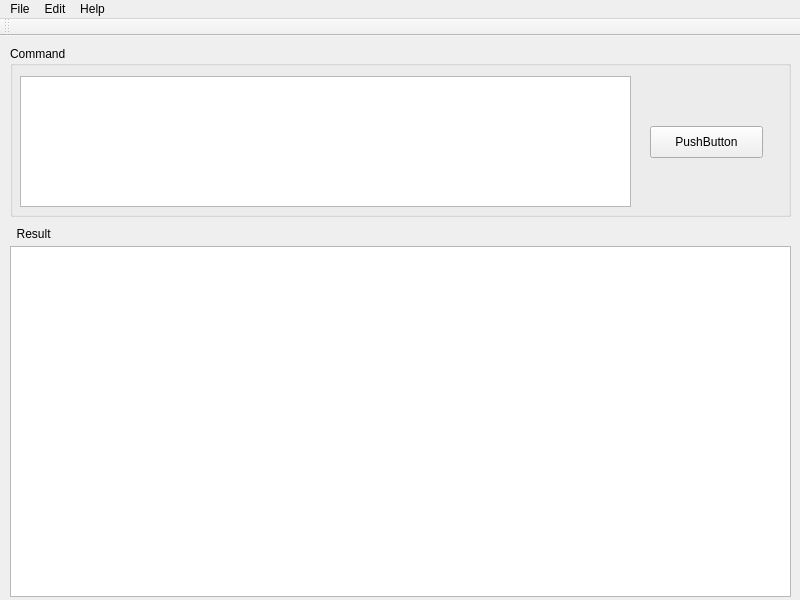
<?xml version="1.0" encoding="UTF-8"?>
<ui version="4.0">
 <class>MainWindow</class>
 <widget class="QMainWindow" name="MainWindow">
  <property name="geometry">
   <rect>
    <x>0</x>
    <y>0</y>
    <width>800</width>
    <height>600</height>
   </rect>
  </property>
  <property name="sizePolicy">
   <sizepolicy hsizetype="Preferred" vsizetype="Preferred">
    <horstretch>0</horstretch>
    <verstretch>0</verstretch>
   </sizepolicy>
  </property>
  <property name="minimumSize">
   <size>
    <width>800</width>
    <height>600</height>
   </size>
  </property>
  <property name="maximumSize">
   <size>
    <width>800</width>
    <height>600</height>
   </size>
  </property>
  <property name="windowTitle">
   <string>MainWindow</string>
  </property>
  <widget class="QWidget" name="centralWidget">
   <widget class="QGroupBox" name="groupBox">
    <property name="geometry">
     <rect>
      <x>10</x>
      <y>10</y>
      <width>781</width>
      <height>171</height>
     </rect>
    </property>
    <property name="title">
     <string>Command</string>
    </property>
    <widget class="QTextEdit" name="textEdit">
     <property name="geometry">
      <rect>
       <x>10</x>
       <y>30</y>
       <width>611</width>
       <height>131</height>
      </rect>
     </property>
    </widget>
    <widget class="QPushButton" name="pushButton">
     <property name="geometry">
      <rect>
       <x>640</x>
       <y>80</y>
       <width>113</width>
       <height>32</height>
      </rect>
     </property>
     <property name="text">
      <string>PushButton</string>
     </property>
    </widget>
   </widget>
   <widget class="QLabel" name="label">
    <property name="geometry">
     <rect>
      <x>10</x>
      <y>190</y>
      <width>59</width>
      <height>16</height>
     </rect>
    </property>
    <property name="text">
     <string>  Result</string>
    </property>
   </widget>
   <widget class="QTableWidget" name="tableWidget">
    <property name="geometry">
     <rect>
      <x>10</x>
      <y>210</y>
      <width>781</width>
      <height>351</height>
     </rect>
    </property>
   </widget>
  </widget>
  <widget class="QMenuBar" name="menuBar">
   <property name="geometry">
    <rect>
     <x>0</x>
     <y>0</y>
     <width>800</width>
     <height>22</height>
    </rect>
   </property>
   <widget class="QMenu" name="menuFile">
    <property name="title">
     <string>File</string>
    </property>
   </widget>
   <widget class="QMenu" name="menuEdit">
    <property name="title">
     <string>Edit</string>
    </property>
   </widget>
   <widget class="QMenu" name="menuHelp">
    <property name="title">
     <string>Help</string>
    </property>
   </widget>
   <addaction name="menuFile"/>
   <addaction name="menuEdit"/>
   <addaction name="menuHelp"/>
  </widget>
  <widget class="QToolBar" name="mainToolBar">
   <attribute name="toolBarArea">
    <enum>TopToolBarArea</enum>
   </attribute>
   <attribute name="toolBarBreak">
    <bool>false</bool>
   </attribute>
  </widget>
 </widget>
 <layoutdefault spacing="6" margin="11"/>
 <resources/>
 <connections/>
</ui>
